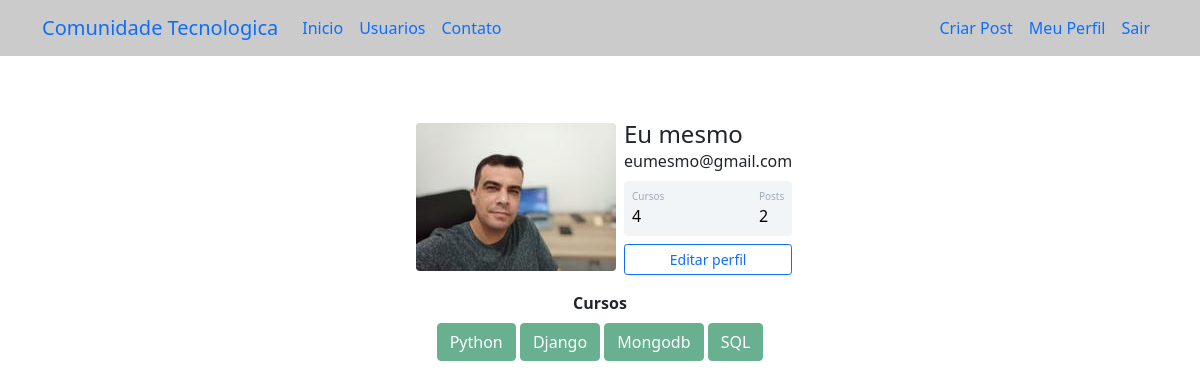
The page /perfil (signed in) on the database its author committed.
### comunidadetecnologica/models.py (models this page shows)
class Usuario(database.Model,UserMixin):
    id = database.Column(database.Integer, primary_key=True)
    username = database.Column(database.String, nullable=False)
    email = database.Column(database.String, nullable=False, unique=True)
    senha = database.Column(database.String, nullable=False)
    foto_perfil = database.Column(database.String, default='default.jpg')
    posts = database.relationship('Post', backref='autor', lazy=True)
    cursos = database.Column(
        database.String, nullable=False, default='Não Informado')
    def contar_posts(self):
        return len(self.posts)

### comunidadetecnologica/routes.py (the view)
@app.route('/perfil')
@login_required
def perfil():
    foto_perfil = url_for(
        'static', filename='fotos_perfil/{}'.format(current_user.foto_perfil))
    return render_template('perfil.html', foto_perfil=foto_perfil)

### comunidadetecnologica/models.py (called while the page is built)
@login_manager.user_loader
def load_usuario(id_usuario):
    return Usuario.query.get(int(id_usuario))

### comunidadetecnologica/templates/perfil.html (shortened to what this page needs)
{% extends 'base.html' %} {% block body %}
<div class="container mt-5 d-flex justify-content-center">
  <div class="card p-3">
    <div class="d-flex align-items-center">
      <div class="image pe-2">
        <img src="{{foto_perfil}}" class="rounded" width="200" />
      </div>
      <div class="ml-3 w-100">
        <h4 class="mb-0 mt-0">{{ current_user.username }}</h4>
        <span>{{current_user.email}}</span>
        <div
          class="p-2 mt-2 bg-primary d-flex justify-content-between rounded text-white stats"
        >
          {% if 'Não Informado' in current_user.cursos or current_user.cursos ==
          '' %}
          <div class="d-flex flex-column">
            <span class="articles">Cursos</span>
            <span class="number1">0</span>
          </div>
          {% else %}
          <div class="d-flex flex-column">
            <span class="articles">Cursos</span>
            <span class="number1">{{ current_user.cursos.count(';') +1 }}</span>
          </div>
          {% endif %}
          <div class="d-flex flex-column">
            <span class="rating">Posts</span>
            <span class="number3">{{ current_user.contar_posts()}}</span>
          </div>
        </div>
        <div class="button mt-2 d-flex flex-row align-items-center">
          <a href="{{url_for('editar_perfil')}}" class="w-100"
            ><button class="btn btn-sm btn-outline-primary w-100">
              Editar perfil
            </button></a
          >
        </div>
      </div>
    </div>
  </div>
</div>
<div class="row justify-content-center">
    <div class="col col-4" style="text-align: center;">
        <strong>Cursos</strong><br>
        {% for curso in current_user.cursos.split(';') %}
            <button type="button" class="btn btn-success mt-2" disabled>{{curso}}</button>
        {% endfor%}
    </div>
</div>
{% endblock %}

### comunidadetecnologica/static/main.css (style rules this page uses)
.card { width: 400px; border: none; border-radius: 10px; background-color: #fff; }
.stats { background: #f2f5f8 !important; color: #000 !important; }
.articles { font-size: 10px; color: #a1aab9; }
.number1 { font-weight: 500; }
.rating { font-size: 10px; color: #a1aab9; }
.number3 { font-weight: 500; }

### rows shown on the page
Usuario: username "Eu mesmo", email "eumesmo@gmail.com", cursos "4"

### other values the page prints
{{ current_user.contar_posts() }} "2"
{{ curso }} "Python" "Django" "Mongodb" "SQL"
